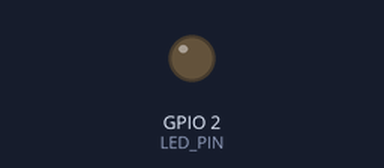
Bench run of a sketch on a simulated ESP32. On the bench: output pins drawn as LEDs (lit = HIGH).

Above: at 0.03 s.
At 5.64 s:
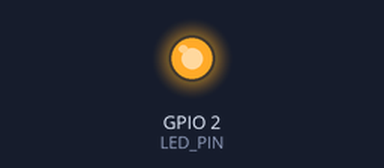
Timing chart, 0 to 7.8 s (numbered marks = the images above):
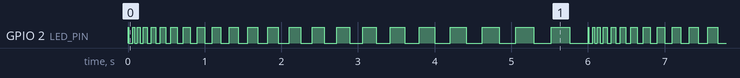

Measured:
- by itself, GPIO 2 (LED_PIN): moves between LOW and HIGH, repeating every 6.0 s
- by itself, everything shown: repeats every 12.0 s, in 60 steps

The sketch:

Toggle_LED.ino
```cpp
// Toggle LED on ESP32 board

#define LED_PIN 2

void setup() {
  // put your setup code here, to run once:
pinMode(LED_PIN, OUTPUT);    // sets the digital pin 2 as output

digitalWrite(LED_PIN, LOW); //  Start with pin low
}

void loop() {
  // put your main code here, to run repeatedly:

  for(int i = 0; i < 250; i = i + 10){

    digitalWrite(LED_PIN, HIGH); // sets the digital pin 13 on
    delay(i);            // waits for a second
    digitalWrite(LED_PIN, LOW);  // sets the digital pin 13 off
    delay(i);            // waits for a second
  }
}
```
